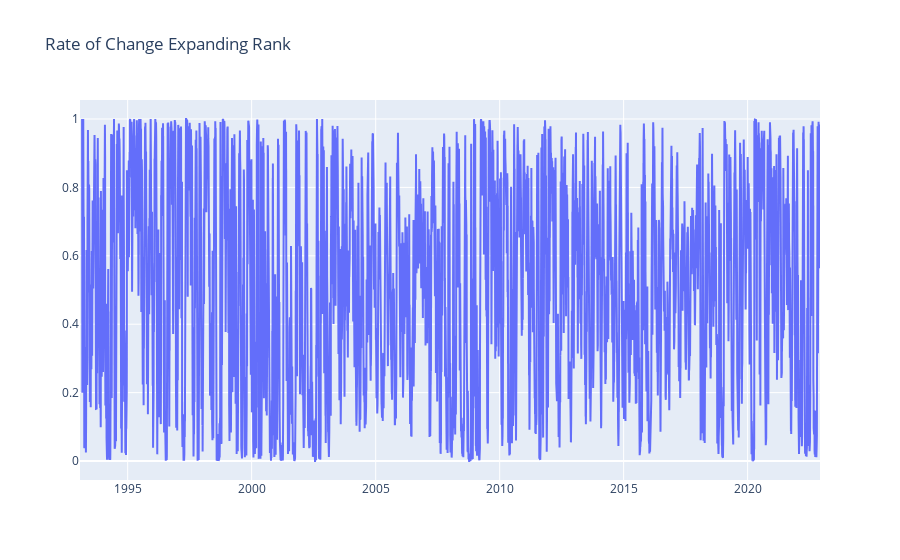

Source (notebook cell):
### Code cell
fig = go.Figure()
fig.add_trace(go.Scatter(x=roc.index, y=roc.expanding().rank(pct=True)))
fig.update_layout(title="Rate of Change Expanding Rank")
fig.show()

### Figure 1 — Plotly figure (JSON) as saved in the notebook; plotly's stock layout.template omitted (floating-point values rounded to 4 significant figures; data arrays with more than 128 entries replaced by an {"elided": "..."} marker saying what was removed)
{"data": [{"type": "scatter", "x": {"elided": "7517 str values"}, "y": {"elided": "7517 float values"}}], "layout": {"title": {"text": "Rate of Change Expanding Rank"}}}
